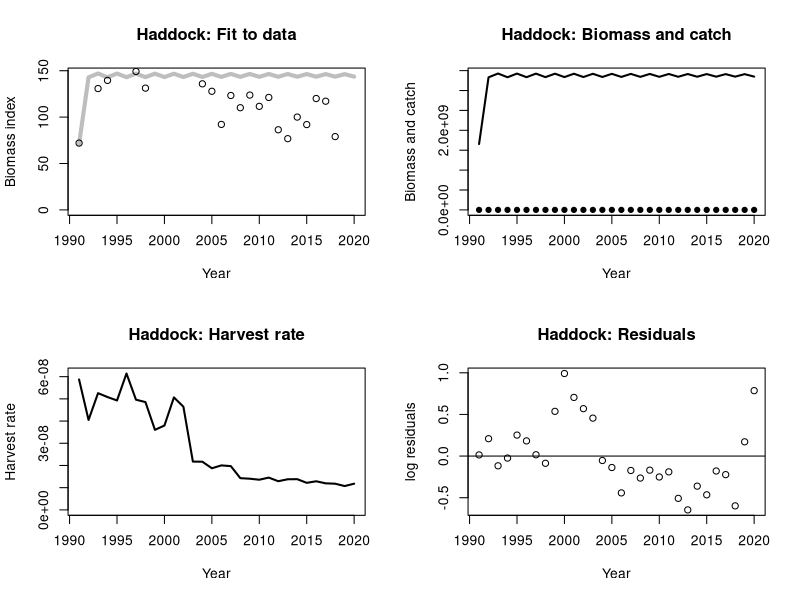
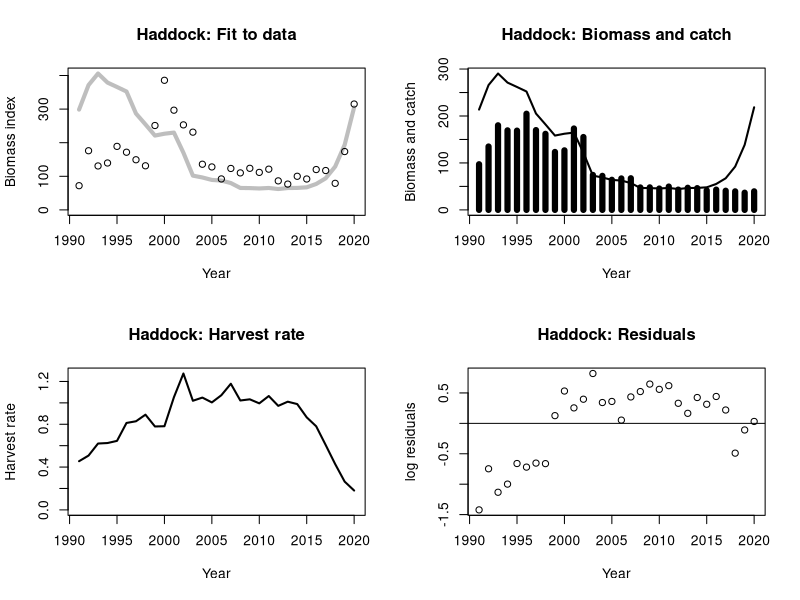
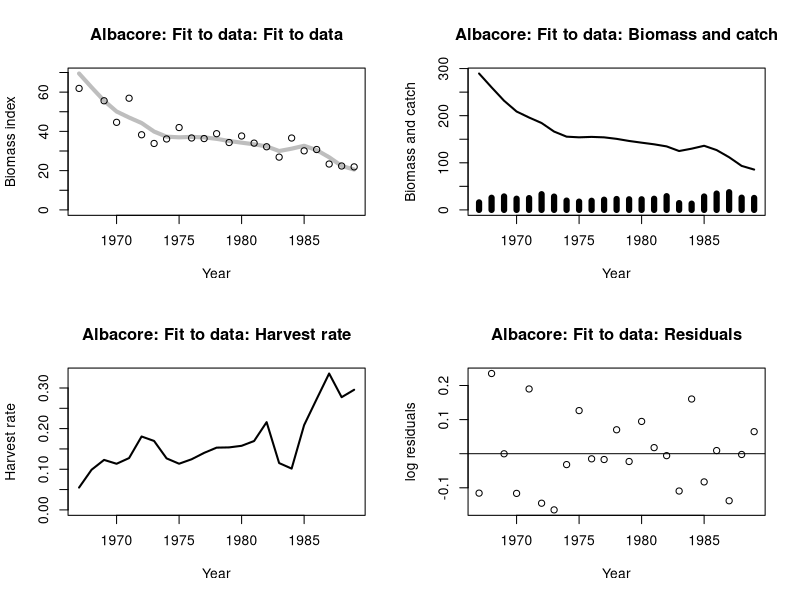
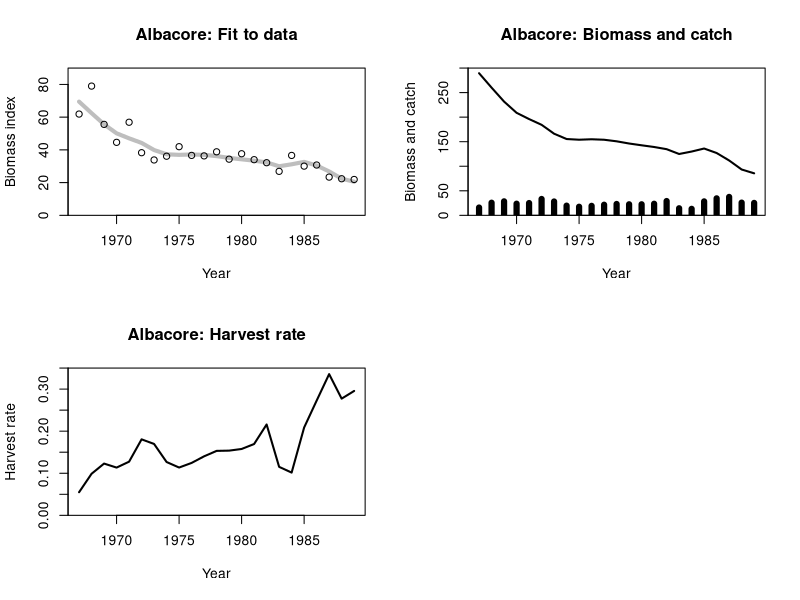
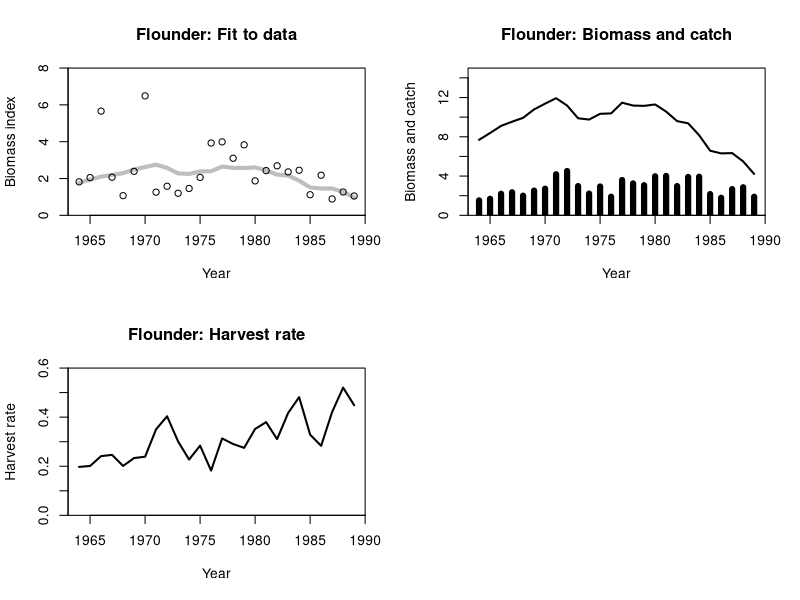
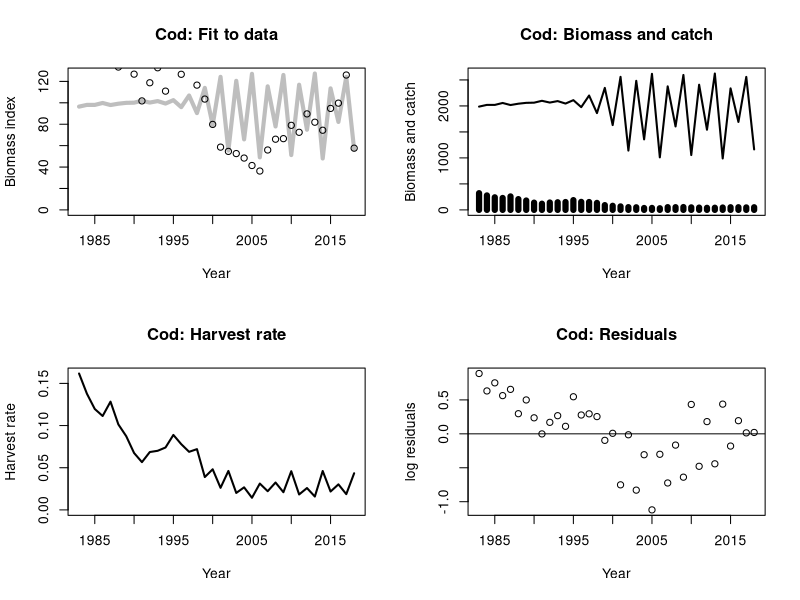
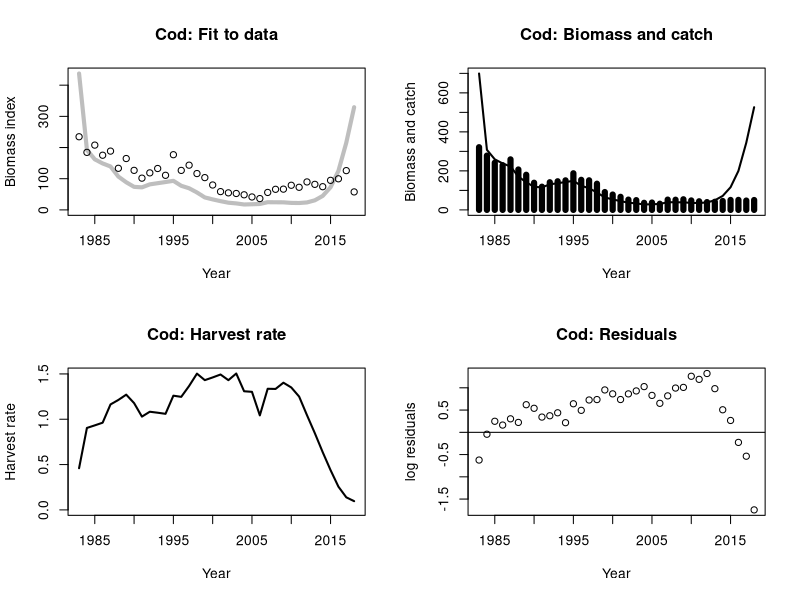
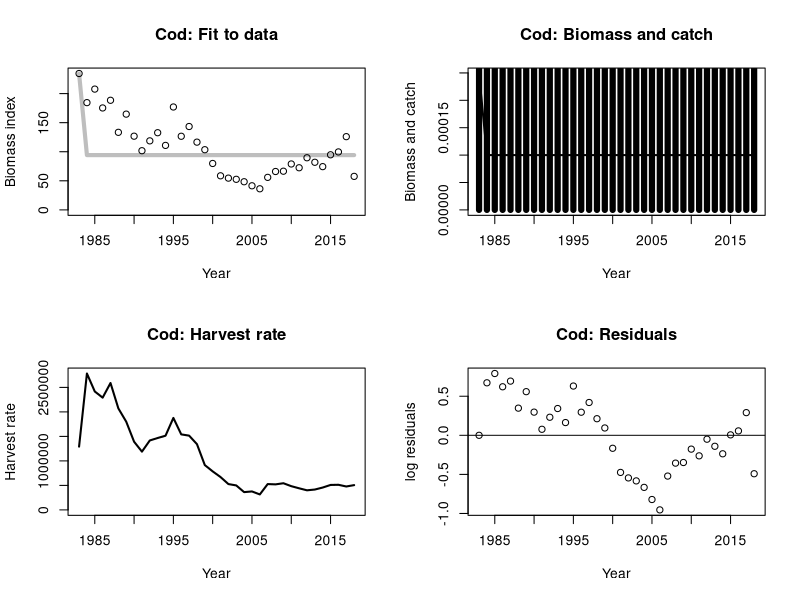

These figures' R source, in order:
Schaefer <- function(par, data, verbose = FALSE) {
  r <- exp(par[["logr"]])
  K <- exp(par[["logK"]])
  Binit <- exp(par[["logBinit"]])
  q <- exp(par[["logq"]])
  year <- data$Year
  C <- data$Catch
  I <- data$Index
  n <- length(year)
  B <- numeric(n)
  B[1] <- Binit
  for (i in 1:(n - 1))
  {
    B[i + 1] <- max(B[i] + r * B[i] * (1 - B[i] / K) - C[i], 1e-4)
  }
  Ifit <- q * B

  res <- log(I) - log(Ifit) # log(I / Ifit)
  RSS <- sum(res^2)

  pars <- c(r = r, K = K, Binit = Binit, q = q)
  refpts <- c(HRmsy = 0.5 * r, Bmsy = 0.5 * K, MSY = 0.25 * r * K)

  if (verbose) {
    list(B = B, HR = C / B, Ifit = Ifit, res = res, pars = pars, refpts = refpts, RSS = RSS)
  } else {
    RSS
  }
}

plot_shaefer <- function(fit, data, main) {
  par(mfrow = c(2, 2))

  plot(data$Year, fit$Ifit,
    ylim = c(0, max(fit$Ifit)), type = "l", lwd = 4,
    col = "gray", xlab = "Year", ylab = "Biomass index",
    main = paste0(main, ": Fit to data")
  )
  points(Index ~ Year, data)

  plot(data$Year, fit$B,
    type = "l", ylim = c(0, max(fit$B)), lwd = 2,
    xlab = "Year", ylab = "Biomass and catch", main = paste0(main, ": Biomass and catch")
  )
  points(Catch ~ Year, data, type = "h", lwd = 6)

  plot(data$Year, fit$HR,
    ylim = c(0, max(fit$HR)), type = "l",
    lwd = 2, xlab = "Year", ylab = "Harvest rate", main = paste0(main, ": Harvest rate")
  )

  plot(data$Year, fit$res,
    xlab = "Year", ylab = "log residuals",
    main = paste0(main, ": Residuals")
  )
  abline(h = 0)
}

################################################################################
## Norther Shelf Haddock


haddock <- read.csv("04_Biomass_dynamics/haddock.csv", header=TRUE)
init <-
  c(
    logr = log(1.000),
    logK = log(8 * mean(haddock$Catch)),
    logBinit = log(4 * mean(haddock$Catch)),
    logq = log(haddock$Index[1] / (4 * mean(haddock$Catch)))
  )

Schaefer(par = init, haddock)
opt <- optim(init, Schaefer, data = haddock)
opt
fit <- Schaefer(opt$par, haddock, verbose = TRUE)
exp(opt$par)

plot_shaefer(fit, haddock, main = "Haddock")

fit$pars
fit$refpts



# different initial values?
init2 <-
  c(
    logr = log(1),
    logK = log(950),
    logBinit = log(500),
    logq = log(3)
  )

opt2 <- nlminb(init2, Schaefer, data = haddock, control = list(eval.max = 1e6, iter.max = 1e6))
opt2

fit2 <- Schaefer(opt2$par, haddock, verbose = TRUE)
plot_shaefer(fit2, haddock, main = "Haddock")




################################################################################
## South Atlantic albacore

albacore <- read.table("04_Biomass_dynamics/albacore.dat", header=TRUE)
init <- c(logr=log(0.5), logK=log(200), logBinit=log(100), logq=log(0.5))

Schaefer(par=init, albacore)
optim(init, Schaefer, data=albacore)
est <- optim(init, Schaefer, data=albacore)$par
fit <- Schaefer(est, albacore, verbose=TRUE)

plot_shaefer(fit, albacore, main = "Albacore: Fit to data")

par(mfrow=c(2,2))

plot(albacore$Year, fit$Ifit, ylim=c(0,90), yaxs="i", type="l", lwd=4,
     col="gray", xlab="Year", ylab="Biomass index",
     main="Albacore: Fit to data")
points(Index~Year, albacore)

plot(albacore$Year, fit$B, type="l", ylim=c(0,300), yaxs="i", lwd=2,
     xlab="Year", ylab="Biomass and catch", main="Albacore: Biomass and catch")
points(Catch~Year, albacore, type="h", lwd=6)

plot(albacore$Year, fit$HR, ylim=c(0,0.35), yaxs="i", type="l",
     lwd=2, xlab="Year", ylab="Harvest rate", main="Albacore: Harvest rate")

fit$pars
fit$refpts

################################################################################
## Georges Bank winter flounder

flounder <- read.table("flounder.dat", header=TRUE)

K.init <- 8 * mean(flounder$Catch)
B.init <- 0.5 * K.init
q.init <- flounder$Index[1] / B.init
init <- c(logr=log(0.5), logK=log(K.init),
          logBinit=log(B.init), logq=log(q.init))

Schaefer(par=init, flounder)
optim(init, Schaefer, data=flounder)
optim(init, Schaefer, data=flounder, method="Nelder-Mead",
      control=list(maxit=1e5, reltol=1e-10))
nlminb(init, Schaefer, data=flounder, control=list(eval.max=1e4, iter.max=1e4))
est <- nlminb(init, Schaefer, data=flounder,
              control=list(eval.max=1e4, iter.max=1e4))$par
fit <- Schaefer(est, flounder, verbose=TRUE)

par(mfrow=c(2,2))

plot(flounder$Year, fit$Ifit, ylim=c(0,8), yaxs="i", lwd=4, col="gray",
     type="l", xlab="Year", ylab="Biomass index", main="Flounder: Fit to data")
points(Index~Year, flounder)

plot(flounder$Year, fit$B, type="l", ylim=c(0,15), yaxs="i", lwd=2,
     xlab="Year", ylab="Biomass and catch", main="Flounder: Biomass and catch")
points(Catch~Year, flounder, type="h", lwd=6)

plot(flounder$Year, fit$HR, ylim=c(0,0.6), yaxs="i", type="l",
     lwd=2, xlab="Year", ylab="Harvest rate", main="Flounder: Harvest rate")

t(fit$pars)
t(fit$refpts)


################################################################################
## Cod

cod <- read.csv("04_Biomass_dynamics/cod.csv", header=TRUE)
init <- c(logr     = log(1.000),
          logK     = log(8*mean(cod$Catch)),
          logBinit = log(4*mean(cod$Catch)),
          logq     = log(cod$Index[1] / (4*mean(cod$Catch)))
          )

Schaefer(par=init, cod)
opt <- optim(init, Schaefer, data=cod)
opt
fit <- Schaefer(opt$par, cod, verbose=TRUE)
exp(opt$par)

plot_shaefer(fit, cod, main = "Cod")

fit$pars
fit$refpts

# use contstraints ?
lower <- c(logr=log(.8), logK=log(500), logBinit=log(300), logq=log(.2))
upper <- c(logr=log(1.5), logK=log(1000), logBinit=log(700), logq=log(.9))

opt <- nlminb(init, Schaefer, data=cod, lower = lower, upper = upper, control=list(eval.max=1e4, iter.max=1e4))
opt

exp(opt$par)

fit <- Schaefer(opt$par, cod, verbose=TRUE)

plot_shaefer(fit, cod, main = "Cod")

fit$pars
fit$refpts


# initialise at nlminb solution?
opt <- optim(init, Schaefer, data=cod, method = "BFGS")
opt

opt <- optim(opt$par, Schaefer, data=cod, method = "Nelder-Mead")
opt

fit <- Schaefer(opt$par, cod, verbose=TRUE)

plot_shaefer(fit, cod, main = "Cod")

fit$pars
fit$refpts



# initialise at solver solution ?
init <- c(logr=log(1.02798251784361), logK=log(920.324078858206), logBinit=log(460.961477373726), logq=log(0.729428157796693))

opt <- optim(init, Schaefer, data=cod)
opt
fit <- Schaefer(opt$par, cod, verbose=TRUE)
exp(opt$par)

plot_shaefer(fit, cod, main = "Cod")

fit$pars
fit$refpts


# try a different optimiser - this is the best fit... but is it sensible?
set.seed(15) # this optimiser is simulation based and the fits can depend on the random seed
             # if the model does not fit that well
opt <- optim(init, Schaefer, data=cod, method = "SANN")
opt
fit <- Schaefer(opt$par, cod, verbose=TRUE)
exp(opt$par)

plot_shaefer(fit, cod, main = "Cod")

fit$pars
fit$refpts
